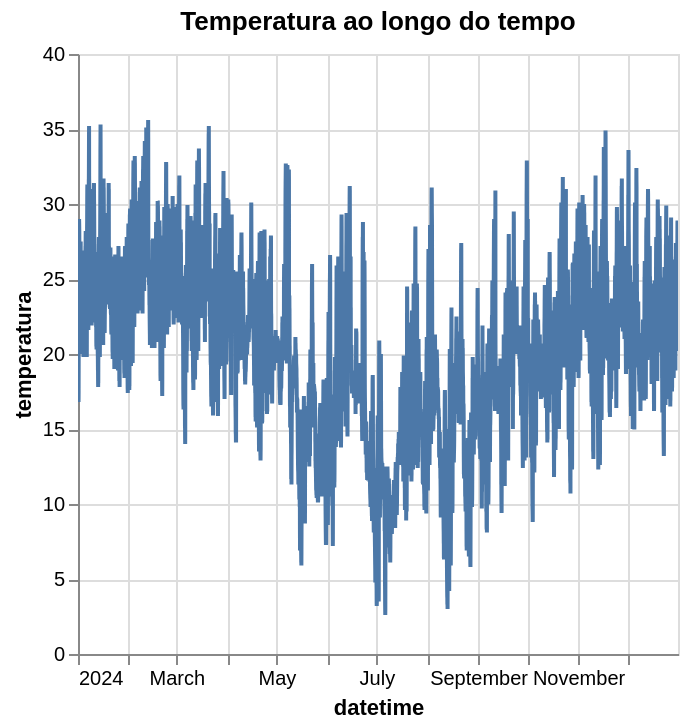

The notebook cell this image was saved under:
### Markdown cell above
4. Visualizações com Altair
Possibilitamos ao usuário escolher entre os meses de 2024, para comparar as diferentes medidas obtidas em cada um, bem como seus gráficos.

### Code cell
# =========================================
# 4. FILTRO INTERATIVO POR MÊS
# =========================================
mes_selecao = alt.selection_point(fields=['mes'], bind=alt.binding_range(min=1, max=12, step=1, name="Mês"), value=1)

# =========================================
# 5. Visualizações com Altair
# =========================================

# --------- 🌡️ Temperatura ao longo do tempo ---------
chart_temp = alt.Chart(df).mark_line().encode(
    x='datetime:T',
    y='temperatura:Q',
    tooltip=['datetime', 'temperatura']
).properties(
    title='Temperatura ao longo do tempo'
).interactive()

chart_temp

### Figure 1 — Vega-Lite specification as saved in the notebook (floating-point values rounded to 4 significant figures; data arrays with more than 128 entries replaced by an {"elided": "..."} marker saying what was removed)
{"config": {"view": {"continuousWidth": 300, "continuousHeight": 300}}, "data": {"name": "data-c935e414b4e78a2a0ef72ce43125f95c"}, "mark": {"type": "line"}, "encoding": {"tooltip": [{"field": "datetime", "type": "temporal"}, {"field": "temperatura", "type": "quantitative"}], "x": {"field": "datetime", "type": "temporal"}, "y": {"field": "temperatura", "type": "quantitative"}}, "params": [{"name": "param_1e9efca18e7a2868", "select": {"type": "interval", "encodings": ["x", "y"]}, "bind": "scales"}], "title": "Temperatura ao longo do tempo", "$schema": "https://vega.github.io/schema/vega-lite/v6.1.0.json", "datasets": {"data-c935e414b4e78a2a0ef72ce43125f95c": {"elided": "8784 records"}}}
